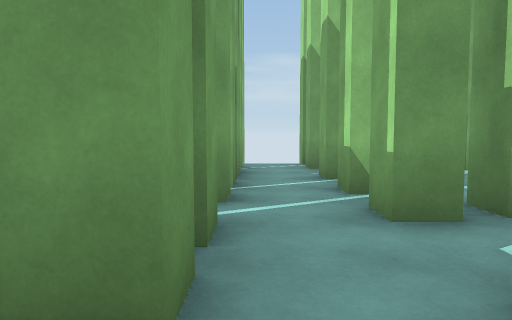
view 1 (above)

13 first-person views from a walk through a 3-D level made in the Unity game engine. The camera is 1.5 m above the floor, tilts 4° down and sees 70° across. The floor is counted in squares, 2 m on a side. Each view is taken from the middle of a square. On the plan, view 1 faces up. The plan holds only what a view shows up to about 11 squares ahead; the rest is blank. The place goes on beyond the plan. The player character is not drawn.

view 2
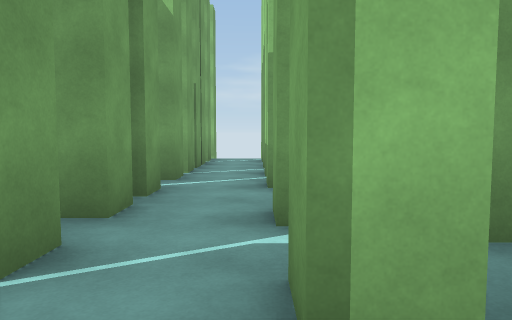

view 3
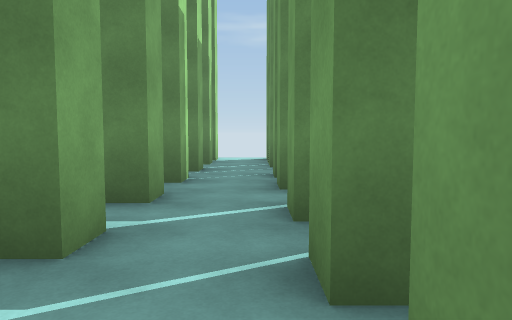

view 4
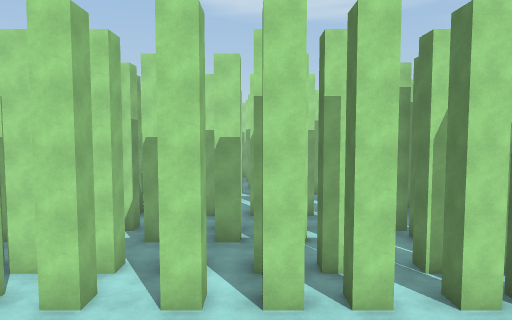

view 5
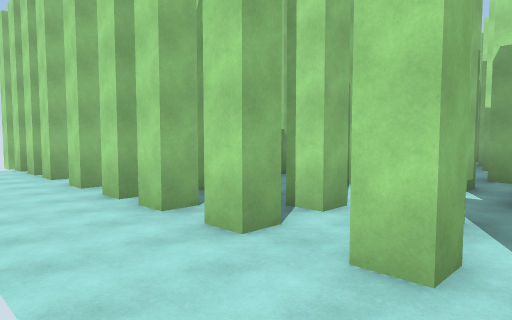

view 6
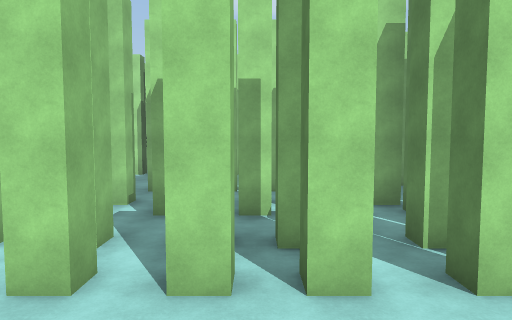

view 7
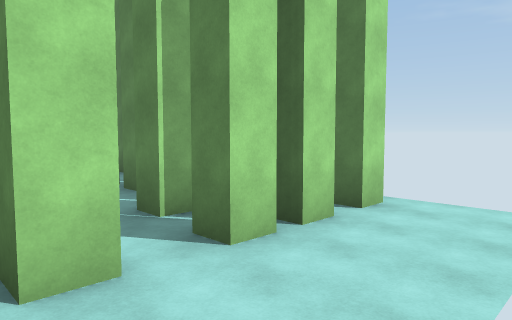

view 8
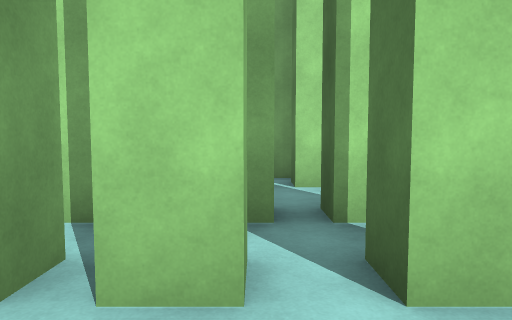

view 9
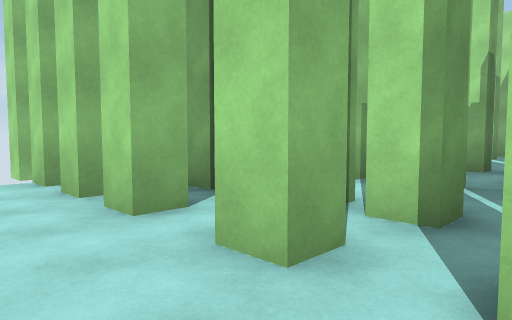

view 10
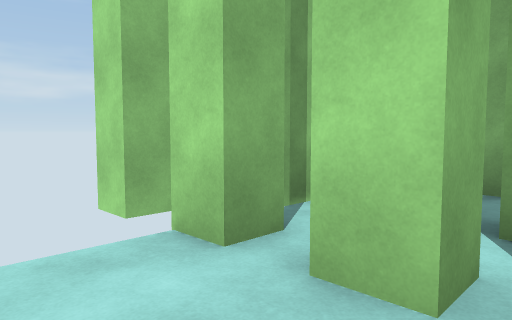

view 11
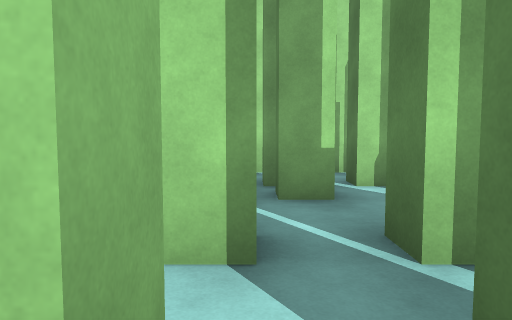

view 12
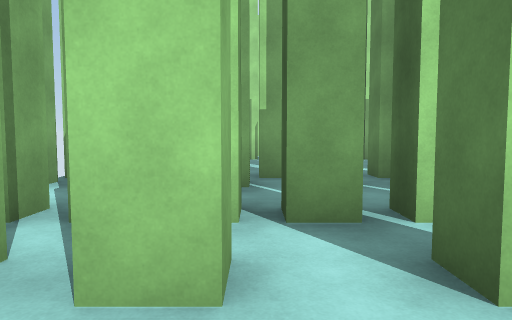

view 13
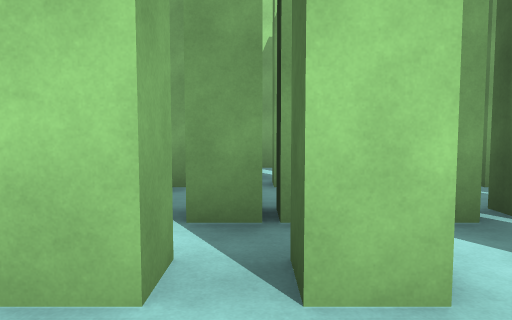

### Floor plan
Key: @ floor where view 1 was taken; # wall or solid block; x gap in a wall; . floor; / step, stairs or slope.
Columns run from 8 left of view 1 to 4 right of it. Each row starts with its distance up from view 1.
 10       #x xx
  9      .#....
  8      .##..  #
  7     ..##... #
  6     .......x.
  5     ..##.#x #
  4     ...#...##
  3     ..##.#..
  2     ..##...##
  1     .......#
  0     ..##@#..
 -1     .......##
 -2     ..#....
 -3 /  / .#......
 -4   // ........
 -5     ..#.....#
 -6     ..x...
 -7     ..##.#.#
 -8     ..##...x
 -9     ..##..#

Positions as (right, up) in squares from view 1, and headings:
1: (0, 0), facing up
2: (1, -2), facing up
3: (0, 2), facing down
4: (-8, -3), facing right
5: (-5, -3), facing up-right
6: (-6, -4), facing right
7: (-5, -4), facing down-right
8: (-4, -8), facing right
9: (-4, 3), facing up-right
10: (-4, 7), facing up-right
11: (-3, 4), facing right
12: (-4, 6), facing right
13: (-4, 7), facing right
